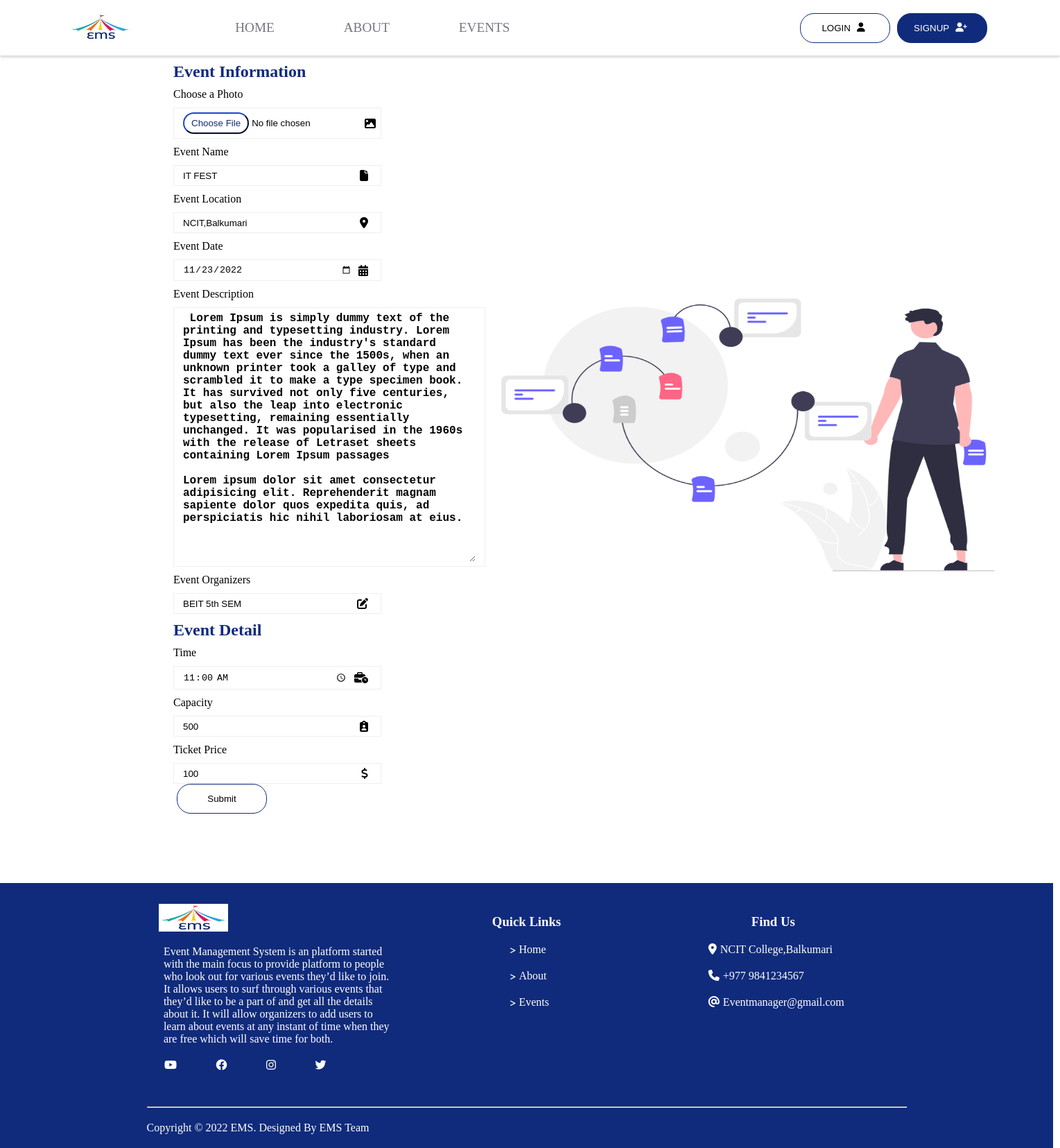
/Frontend/Eventedit.php?id=10, run on the app's committed database.
### tables this page shows
CREATE TABLE IF NOT EXISTS `eventinfo` (
  `eid` int(11) NOT NULL AUTO_INCREMENT,
  `uid` int(11) NOT NULL,
  `name` varchar(255) NOT NULL,
  `location` varchar(100) NOT NULL,
  `date` date NOT NULL,
  `description` text NOT NULL,
  `organizers` varchar(255) NOT NULL,
  `logo` varchar(255) NOT NULL,
  PRIMARY KEY (`eid`)
);

CREATE TABLE IF NOT EXISTS `eventdetail` (
  `eid` int(11) NOT NULL AUTO_INCREMENT,
  `time` time NOT NULL,
  `capacity` varchar(1000) NOT NULL,
  `price` varchar(1000) NOT NULL,
  PRIMARY KEY (`eid`)
);

### Frontend/Eventedit.php (the view, shortened to what this page needs)
<link rel="stylesheet" type="text/css" href="Registerevent.css">
</link><?php
include 'Navbar.php';
require 'dbcon.php';
if(isset($_GET['id'])){
    $id=$_GET['id'];
}
$sql="SELECT * FROM eventinfo INNER JOIN eventdetail ON eventinfo.eid=eventdetail.eid WHERE eventinfo.eid=$id;";
    $query_run=mysqli_query($con,$sql);
    if(mysqli_num_rows($query_run) > 0)
        {
            $event=mysqli_fetch_array($query_run);
            ?>
<div class='event'>
    <form action="dbevent.php" method='POST' enctype='multipart/form-data'>
        <div class='Registerevent'>
            <h2>Event Information</h2>
            <label for="image"> Choose a Photo</label>
            <div class="input-icon">
                <input type="file" name='image' id='image'required value="<?=$event["logo"];?>">
                <i class="fa-solid fa-image"></i>
            </div>
            <label for="name">Event Name</label>
            <div class="input-icon">
                <input type="text" name='name' id='name' required placeholder="Enter Event Name"
                    value="<?=$event["name"];?>"> <i class="fa-solid fa-file"></i>
            </div>
            <label for="loc"> Event Location</label>
            <div class="input-icon">
                <input type="text" name='location' id='loc' required placeholder="Enter Event Location"
                    value="<?=$event["location"];?>">
                <i class="fa-solid fa-location-dot"></i>
            </div>
            <label for="date">Event Date</label>
            <div class="input-icon">
                <input type="date" name='date' id='date' required placeholder="Enter Event Date"
                    value="<?=$event["date"];?>">
                <i class="fa-solid fa-calendar-days"></i>
            </div>
            <label for="desc">Event Description</label>
            <div class="input-icon" style="width:450px;background-color:transparent;">
                <textarea name="description" id="desc" cols="100" rows="20" required placeholder="Enter Event Description"> <?php echo$event["description"]?></textarea>
            </div>
            <label for="orgname">Event Organizers</label>
            <div class="input-icon">
                <input type="text" name='orgname' id='orgname' required placeholder="Enter Event Organizers"
                    value="<?=$event["organizers"];?>">
                <i class="fa-solid fa-pen-to-square"></i>
            </div>
            <h2>Event Detail</h2>
            <label for="time">Time</label>
            <div class="input-icon">
                <input type="time" name="time" id="time" required placeholder="Enter Event Time"
                    value="<?=$event["time"];?>">
                <i class="fa-solid fa-business-time"></i>
            </div>
            <label for="capacity">Capacity</label>
            <div class="input-icon">
                <input type="text" name="capacity" id="capacity" placeholder="Enter Event Capacity"
                    value="<?=$event["capacity"];?>">
                <i class="fa-solid fa-clipboard-user"></i>
            </div>
            <label for="price">Ticket Price</label>
            <div class="input-icon">
                <input type="text" name="price" id="price" placeholder="Enter Event Ticket Price"
                    value="<?=$event["price"];?>">
                <i class="fa-solid fa-dollar-sign"></i>
            </div>
        </div>
        <input type="submit" name="update" id="" class="button-submit">
    </form>
</div>
<?php
}
else{
    echo 'Error';
}
include 'Footer.php';
?>

### Frontend/Registerevent.css (style rules this page uses)
* { box-sizing: border-box; margin: 0; padding: 0; }
.event { display: flex; flex-direction: column; background-image: url("../Images/2.png"); background-repeat: no-repeat; background-position:right; background-size: 900px 500px; margin-left: 250px; }
.Registerevent { display: flex; flex-direction: column; }
textarea { border: none; background-color: transparent; font-size: large; font-weight: bolder; display: flex; justify-content: left; }
h2 { color: #102b7b; margin-top: 10px; }
.button-submit { display: flex; justify-content: center; align-items: center; border: 0.5px solid #102b7b; border-radius: 20px; background-color: transparent; height: 43px; margin: 0px 5px; width: 130px; padding: 12px 25px; box-shadow: inset 0 0 0 0 #102b7b; transition: box-shadow ease-out 0.4s, color ease 0.6s; }
.input-icon { width: 300px; }

### Frontend/Navbar.css (style rules this page uses)
* { box-sizing: border-box; margin: 0; padding: 0; }
label { margin: 10px 0px ; }
input { border: none; background-color: white; width: 450px; }
.fa-solid { margin-left: 9px; }
.input-icon { display: flex; justify-content: space-between; align-items: center; border: 0.1px solid #efefef; padding: 6px 13px; }

### Frontend/Footer.css (style rules this page uses)
* { box-sizing: border-box; margin: 0; padding: 0; }
.fa-solid { margin-right: 5px; }

### data on the page
eventinfo: name "IT FEST", location "NCIT,Balkumari", date "11/23/2022", description "Lorem Ipsum is simply dummy text of the printing and typesetting industry. Lorem Ipsum has been the industry's standard dummy text ever since the 1500s, when an unknown printer took a galley of type and scrambled it to make a type specimen book. It has survived not only five centuries, but also the leap into electronic typesetting, remaining essentially unchanged. It was popularised in the 1960s with the release of Letraset sheets containing Lorem Ipsum passages Lorem ipsum dolor sit amet consectetur adipisicing elit. Reprehenderit magnam sapiente dolor quos expedita quis, ad perspiciatis hic nihil laboriosam at eius.", orgname "BEIT 5th SEM", time "11:00:00", capacity "500", price "100"
